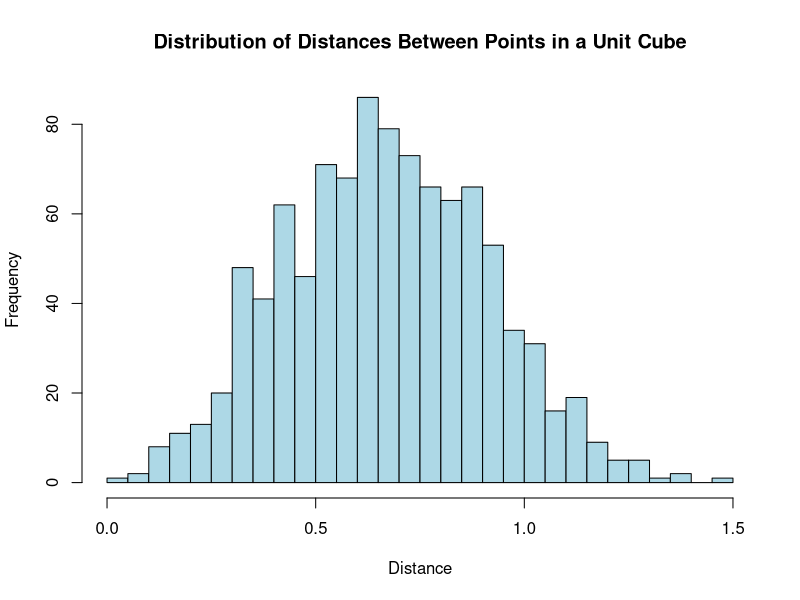

Reproduce this figure in R.
## ---- chunk 1

N <- 1000
points_matrix <- matrix(runif(6 * N), ncol = 6)


## ---- chunk 2

distances <- sqrt((points_matrix[, 1] - points_matrix[, 4])^2 +
                  (points_matrix[, 2] - points_matrix[, 5])^2 +
                  (points_matrix[, 3] - points_matrix[, 6])^2)

mean_distance <- mean(distances)

# Visualization
hist(distances, main = "Distribution of Distances Between Points in a Unit Cube", 
     xlab = "Distance", breaks = 30, col = "lightblue")


## ---- chunk 3

print(paste("Mean distance: ", mean_distance))

## ---- chunk 4
Robbin_constant <- 0.6617
percentage_error <- abs(mean_distance - Robbin_constant) / Robbin_constant * 100

print(paste("Percentage error:", percentage_error, "%"))

## ---- chunk 5
# given output of rbernoulli or rbinom (a vector of 0's and 1's)
# compute the length of the longest continuous run of 1's
longest_head_run <- function(trials) {
  rle_encoded <- rle(trials)
  head_sequence_indicators <- rle_encoded$values == 1
  
  if (!any(head_sequence_indicators)) {
    return(0L)
  }
  
  lengths_head_sequences <- rle_encoded$lengths[head_sequence_indicators]
  
  max(lengths_head_sequences)
}

# demo of using longest_head_run
longest_head_run(c(0, 0, 0, 0, 0, 0, 0, 0, 0, 0, 0, 0)) # returns 0
longest_head_run(c(1, 0, 1, 1, 0, 1, 1, 1, 0, 0, 0, 0)) # returns 3
## ---- chunk 6
# Simulate coin flips and find mean 'longest head run'
find_mean_run <- function(N, M, p = 0.5) {
  longest_runs <- numeric(M)
  
  for (i in 1:M) {
    # Simulate N flips of a coin
    flips <- rbinom(N, 1, p)
    
    # Record the longest head run
    longest_runs[i] <- longest_head_run(flips)
  }
  
  # Return the mean of the longest runs
  return(mean(longest_runs))
}
## ---- chunk 7

# Run 1000 trials for varying values of N


# M (number of experiments)
M <- 1000  


# Running for different values of N

# Run for N = 10
N_10 <- 10
mean_run_N10 <- find_mean_run(N_10, M)
print(paste("Mean longest run for N = 10:", mean_run_N10))

# Run for N = 20
mean_run_N20 <- find_mean_run(20, M)
print(paste("Mean longest run for N = 20:", mean_run_N20))

# Run for N = 50
mean_run_N50 <- find_mean_run(50, M)
print(paste("Mean longest run for N = 50:", mean_run_N50))

# Run for N = 100
mean_run_N100 <- find_mean_run(100, M)
print(paste("Mean longest run for N = 100:", mean_run_N100))

# Run for N = 200
mean_run_N200 <- find_mean_run(200, M)
print(paste("Mean longest run for N = 200:", mean_run_N200))

# Display Results in a Table
results <- data.frame(
  N = c(10, 20, 50, 100, 200),
  MeanLongestRun = c(mean_run_N10, mean_run_N20, mean_run_N50, mean_run_N100, mean_run_N200)
)

print(results)

## ---- chunk 8
# d. 

print("Validating our results, we see that our results are generally consistent with others', as each of our chosen values of N have values for their 'longest heads run' approximately the same as shown in the linked graph.")

